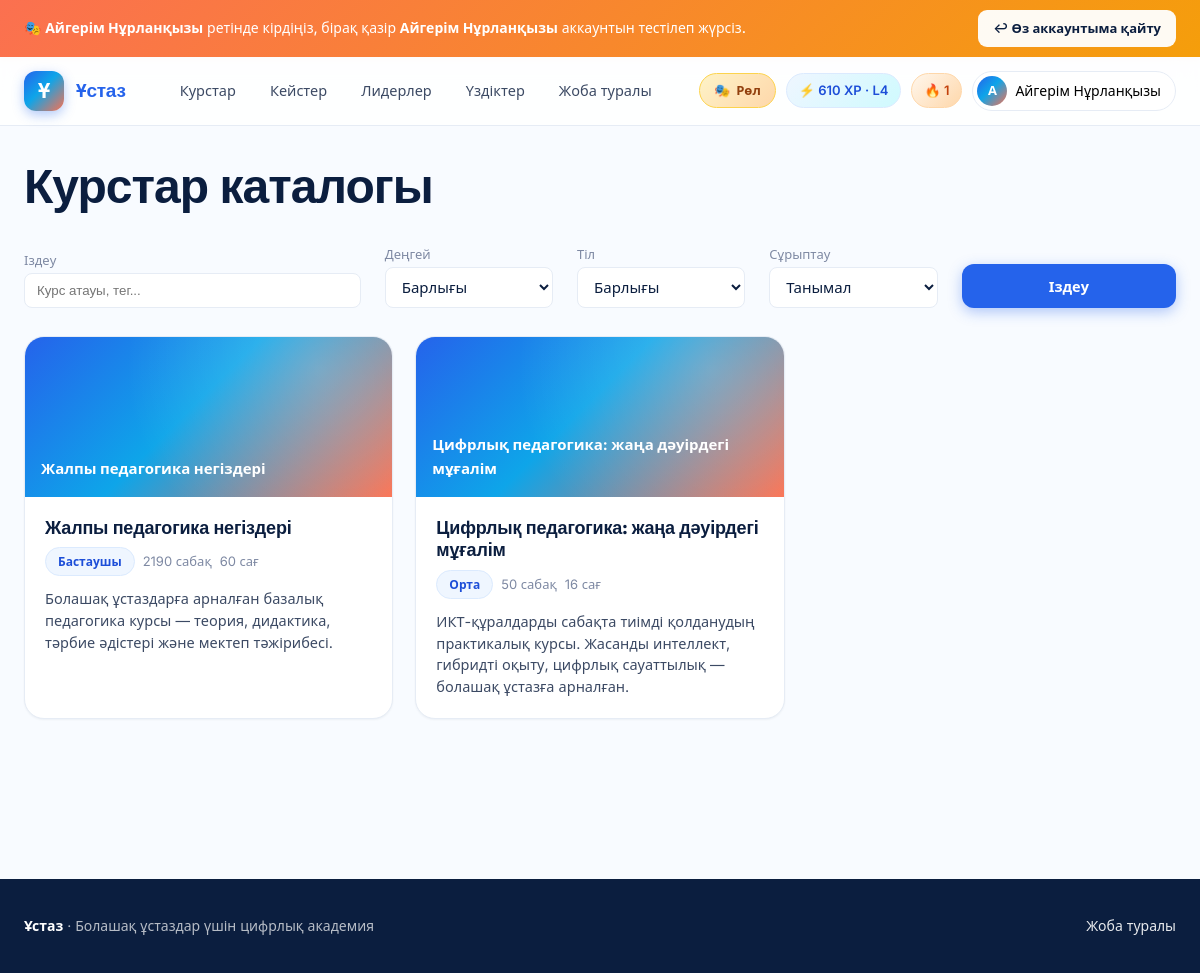
/courses/ (signed in), run on the app's committed database.
### accounts/models.py (models this page shows, shortened)
class User(AbstractUser):
    class Role(models.TextChoices):
        STUDENT = "student", "Студент"
        METHODIST = "methodist", "Методист"
        ADMIN = "admin", "Әкімші"
    email = models.EmailField(blank=True)
    role = models.CharField(max_length=16, choices=Role.choices, default=Role.STUDENT)
    avatar = models.ImageField(upload_to="avatars/", blank=True, null=True)
    bio = models.TextField(blank=True)
    university = models.ForeignKey(
        University, on_delete=models.SET_NULL, null=True, blank=True, related_name="students"
    )
    region = models.ForeignKey(
        Region, on_delete=models.SET_NULL, null=True, blank=True, related_name="users"
    )
    specialty = models.ForeignKey(
        Specialty, on_delete=models.SET_NULL, null=True, blank=True, related_name="users"
    )
    year_of_study = models.PositiveSmallIntegerField(null=True, blank=True)
    locale = models.CharField(max_length=8, default="kk")
    is_profile_public = models.BooleanField(default=True)
    last_seen = models.DateTimeField(null=True, blank=True)
    REQUIRED_FIELDS = []
    @property
    def display_name(self):
        return self.get_full_name() or self.username

### gamification/models.py (models this page shows, shortened)
class Profile(models.Model):
    user = models.OneToOneField(
        settings.AUTH_USER_MODEL, on_delete=models.CASCADE, related_name="gprofile"
    )
    xp = models.PositiveIntegerField(default=0)
    level = models.PositiveSmallIntegerField(default=1)
    weekly_xp = models.PositiveIntegerField(default=0)
    monthly_xp = models.PositiveIntegerField(default=0)
    last_week_reset = models.DateField(null=True, blank=True)
    last_month_reset = models.DateField(null=True, blank=True)

class Streak(models.Model):
    user = models.OneToOneField(
        settings.AUTH_USER_MODEL, on_delete=models.CASCADE, related_name="streak"
    )
    current = models.PositiveIntegerField(default=0)
    longest = models.PositiveIntegerField(default=0)
    last_activity_date = models.DateField(null=True, blank=True)
    freezes_available = models.PositiveSmallIntegerField(default=2)
    freezes_used_month = models.PositiveSmallIntegerField(default=0)
    month_marker = models.DateField(null=True, blank=True)

### courses/models.py (models this page shows, shortened)
class Course(models.Model):
    class Level(models.TextChoices):
        BEGINNER = "beginner", "Бастаушы"
        INTERMEDIATE = "intermediate", "Орта"
        ADVANCED = "advanced", "Жоғары"
    title = models.CharField(max_length=255)
    slug = models.SlugField(max_length=255, unique=True)
    short_description = models.CharField(max_length=300)
    description = models.TextField()
    cover = models.ImageField(upload_to="courses/covers/", blank=True, null=True)
    level = models.CharField(max_length=16, choices=Level.choices, default=Level.BEGINNER)
    language = models.CharField(max_length=8, default="kk")
    duration_hours = models.PositiveIntegerField(default=20)
    authors = models.ManyToManyField(
        settings.AUTH_USER_MODEL, related_name="authored_courses", blank=True
    )
    tags = models.CharField(max_length=255, blank=True, help_text="Үтірмен бөлінген тегтер")
    is_published = models.BooleanField(default=False)
    has_final_exam = models.BooleanField(default=True)
    final_exam_pass_pct = models.PositiveSmallIntegerField(default=70)
    created_at = models.DateTimeField(auto_now_add=True)
    updated_at = models.DateTimeField(auto_now=True)
    class Meta:
        ordering = ["-is_published", "title"]
    def get_absolute_url(self):
        return reverse("courses:detail", args=[self.slug])

### courses/views.py (the view, shortened to what this page needs)
# urls.py: path("", views.catalog, name="catalog"),
def catalog(request):
    from django.db.models import Avg
    q = request.GET.get("q", "").strip()
    level = request.GET.get("level", "")
    lang = request.GET.get("lang", "")
    sort = request.GET.get("sort", "popular")
    courses = Course.objects.filter(is_published=True).annotate(
        lesson_count=Count("modules__lessons"),
        student_count=Count("enrollments", distinct=True),
        avg_rating=Avg("reviews__rating"),
    )
    if level:
        courses = courses.filter(level=level)
    if lang:
        courses = courses.filter(language=lang)
    sort_map = {
        "newest": "-created_at",
        "popular": "-student_count",
        "rating": "-avg_rating",
        "shortest": "duration_hours",
    }
    courses = courses.order_by(sort_map.get(sort, "-student_count"))
    return render(
        request,
        "courses/catalog.html",
        {
            "courses": courses,
            "q": q,
            "level": level,
            "lang": lang,
            "sort": sort,
            "levels": Course.Level.choices,
        },
    )

### templates/courses/catalog.html (shortened to what this page needs)
{% extends "base.html" %}
{% block content %}
<div class="container">
  <h1>Курстар каталогы</h1>
  <form method="get" class="row" style="margin: 14px 0 28px; align-items: end;">
    <div style="flex: 2;">
      <label class="small muted">Іздеу</label>
      <input name="q" value="{{ q }}" placeholder="Курс атауы, тег..." style="width:100%; padding:9px 12px; border:1px solid var(--line); border-radius:8px;">
    </div>
    <div>
      <label class="small muted">Деңгей</label>
      <select name="level" style="width:100%; padding:9px 12px; border:1px solid var(--line); border-radius:8px;">
        <option value="">Барлығы</option>
      </select>
    </div>
    <div>
      <label class="small muted">Тіл</label>
      <select name="lang" style="width:100%; padding:9px 12px; border:1px solid var(--line); border-radius:8px;">
        <option value="">Барлығы</option>
      </select>
    </div>
    <div>
      <label class="small muted">Сұрыптау</label>
      <select name="sort" style="width:100%; padding:9px 12px; border:1px solid var(--line); border-radius:8px;">
        <option value="popular" {% if sort == 'popular' %}selected{% endif %}>Танымал</option>
      </select>
    </div>
    <button class="btn btn-primary">Іздеу</button>
  </form>
  <div class="course-grid">
    {% for course in courses %}
      <a class="course-card" href="{{ course.get_absolute_url }}">
        <div class="course-cover">
          {% if course.cover %}<img src="{{ course.cover.url }}" alt="">{% else %}{{ course.title|truncatechars:50 }}{% endif %}
        </div>
        <div class="course-body">
          <h3 class="course-title">{{ course.title }}</h3>
          <div class="course-meta">
            <span class="pill">{{ course.get_level_display }}</span>
            <span class="muted">{{ course.lesson_count }} сабақ</span>
            <span class="muted">{{ course.duration_hours }} сағ</span>
          </div>
          <div class="course-desc">{{ course.short_description }}</div>
        </div>
      </a>
    {% empty %}
      <p>Сұранысыңыз бойынша курс табылмады.</p>
    {% endfor %}
  </div>
</div>
{% endblock %}

### templates/base.html (shortened to what this page needs)
{% load static humanize %}<!DOCTYPE html>
<html lang="kk">
<head>
<link rel="stylesheet" href="{% static 'css/app.css' %}">
</head>
<body class="bg-cream">
{% if IMPERSONATING %}
<div class="impersonate-bar">
  <div class="container impersonate-inner">
    <span>
      🎭 <strong>{{ IMPERSONATOR.display_name }}</strong> ретінде кірдіңіз,
      бірақ қазір <strong>{{ user.display_name }}</strong> аккаунтын тестілеп жүрсіз.
    </span>
    <a class="btn btn-sm btn-ghost" href="{% url 'accounts:exit_become' %}">↩ Өз аккаунтыма қайту</a>
  </div>
</div>
{% endif %}
<header class="topbar" x-data="{mobileOpen: false}">
  <div class="container topbar-inner">
    <a href="{% url 'core:landing' %}" class="brand">
      <span class="brand-mark">Ұ</span>
      <span class="brand-name">{{ PLATFORM_NAME }}</span>
    </a>
    <nav class="nav" :class="{'is-open': mobileOpen}" @click="mobileOpen = false">
      <a href="{% url 'courses:catalog' %}">Курстар</a>
      <a href="{% url 'assessments:cases' %}">Кейстер</a>
      <a href="{% url 'gamification:leaderboard' %}">Лидерлер</a>
      <a href="{% url 'social:best_solutions' %}">Үздіктер</a>
      <a href="{% url 'core:about' %}">Жоба туралы</a>
    </nav>
    <div class="nav-right">
      {% if ROLE_SWITCHER_USERS %}
        <div class="usermenu" x-data="{open:false}">
          <button class="role-switcher-btn" @click="open=!open" title="Тестілеу үшін рөл ауыстыру">
            🎭 <span class="role-switcher-label">Рөл</span>
          </button>
        </div>
      {% endif %}
      {% if user.is_authenticated %}
        {% if user.gprofile %}<span class="xp-pill">⚡ {{ user.gprofile.xp|intcomma }} XP · L{{ user.gprofile.level }}</span>{% endif %}
        {% if user.streak %}<span class="streak-pill">🔥 {{ user.streak.current }}</span>{% endif %}
        <div class="usermenu" x-data="{open:false}">
          <button class="usermenu-btn" @click="open=!open">
            {% if user.avatar %}<img src="{{ user.avatar.url }}" alt="">{% else %}<span class="avatar-fallback">{{ user.display_name|slice:":1"|upper }}</span>{% endif %}
            <span>{{ user.display_name }}</span>
          </button>
        </div>
      {% else %}
        <a class="btn btn-ghost" href="{% url 'accounts:login' %}">Кіру</a>
        <a class="btn btn-primary" href="{% url 'accounts:signup' %}">Тіркелу</a>
      {% endif %}
    </div>
  </div>
</header>
<main class="main">
  {% block content %}{% endblock %}
</main>
<footer class="footer">
  <div class="container footer-inner">
    <div>
      <strong>{{ PLATFORM_NAME }}</strong> · {{ PLATFORM_TAGLINE }}
    </div>
    <div>
      <a href="{% url 'core:about' %}">Жоба туралы</a>
    </div>
  </div>
</footer>
</body>
</html>

### data on the page
User: display_name "Айгерім Нұрланқызы", gprofile.xp "610", gprofile.level "4", streak.current "1", display_name "А"
Course: title "Жалпы педагогика негіздері", level "Бастаушы", lesson_count "2190", duration_hours "60", short_description "Болашақ ұстаздарға арналған базалық педагогика курсы — теория, дидактика, тәрбие әдістері және мектеп тәжірибесі."
Course: title "Цифрлық педагогика: жаңа дәуірдегі мұғалім", level "Орта", lesson_count "50", duration_hours "16", short_description "ИКТ-құралдарды сабақта тиімді қолданудың практикалық курсы. Жасанды интеллект, гибридті оқыту, цифрлық сауаттылық — болашақ ұстазға арналған."

### other printed values
{{ PLATFORM_NAME }} "Ұстаз"
{{ PLATFORM_TAGLINE }} "Болашақ ұстаздар үшін цифрлық академия"
